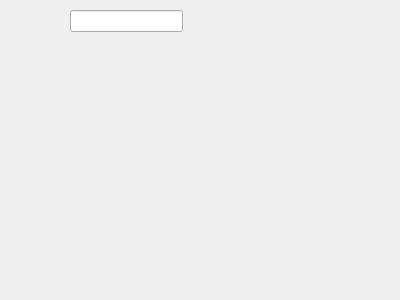
<?xml version="1.0" encoding="UTF-8"?>
<ui version="4.0">
 <class>MainWindow</class>
 <widget class="QMainWindow" name="MainWindow">
  <property name="geometry">
   <rect>
    <x>0</x>
    <y>0</y>
    <width>400</width>
    <height>300</height>
   </rect>
  </property>
  <property name="windowTitle">
   <string>MainWindow</string>
  </property>
  <widget class="QWidget" name="centralWidget">
   <widget class="QLabel" name="label">
    <property name="geometry">
     <rect>
      <x>150</x>
      <y>170</y>
      <width>59</width>
      <height>15</height>
     </rect>
    </property>
    <property name="text">
     <string/>
    </property>
   </widget>
   <widget class="QLabel" name="label_2">
    <property name="geometry">
     <rect>
      <x>90</x>
      <y>230</y>
      <width>20</width>
      <height>20</height>
     </rect>
    </property>
    <property name="text">
     <string/>
    </property>
   </widget>
   <widget class="QLineEdit" name="lineEdit">
    <property name="geometry">
     <rect>
      <x>70</x>
      <y>10</y>
      <width>113</width>
      <height>22</height>
     </rect>
    </property>
   </widget>
  </widget>
 </widget>
 <layoutdefault spacing="6" margin="11"/>
 <resources/>
 <connections/>
</ui>
